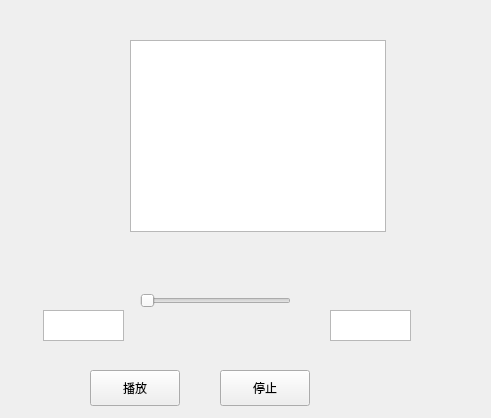
<?xml version="1.0" encoding="UTF-8"?>
<ui version="4.0">
 <class>Widget</class>
 <widget class="QWidget" name="Widget">
  <property name="geometry">
   <rect>
    <x>0</x>
    <y>0</y>
    <width>491</width>
    <height>418</height>
   </rect>
  </property>
  <property name="windowTitle">
   <string>Widget</string>
  </property>
  <widget class="QPushButton" name="play">
   <property name="geometry">
    <rect>
     <x>90</x>
     <y>370</y>
     <width>90</width>
     <height>36</height>
    </rect>
   </property>
   <property name="text">
    <string>播放</string>
   </property>
  </widget>
  <widget class="QPushButton" name="stop">
   <property name="geometry">
    <rect>
     <x>220</x>
     <y>370</y>
     <width>90</width>
     <height>36</height>
    </rect>
   </property>
   <property name="text">
    <string>停止</string>
   </property>
  </widget>
  <widget class="QSlider" name="playslider">
   <property name="geometry">
    <rect>
     <x>140</x>
     <y>290</y>
     <width>151</width>
     <height>21</height>
    </rect>
   </property>
   <property name="orientation">
    <enum>Qt::Horizontal</enum>
   </property>
  </widget>
  <widget class="QTextEdit" name="playtime">
   <property name="geometry">
    <rect>
     <x>43</x>
     <y>310</y>
     <width>81</width>
     <height>31</height>
    </rect>
   </property>
  </widget>
  <widget class="QTextEdit" name="totiltime">
   <property name="geometry">
    <rect>
     <x>330</x>
     <y>310</y>
     <width>81</width>
     <height>31</height>
    </rect>
   </property>
  </widget>
  <widget class="QListWidget" name="listWidget">
   <property name="geometry">
    <rect>
     <x>130</x>
     <y>40</y>
     <width>256</width>
     <height>192</height>
    </rect>
   </property>
  </widget>
 </widget>
 <layoutdefault spacing="6" margin="11"/>
 <resources/>
 <connections/>
</ui>
